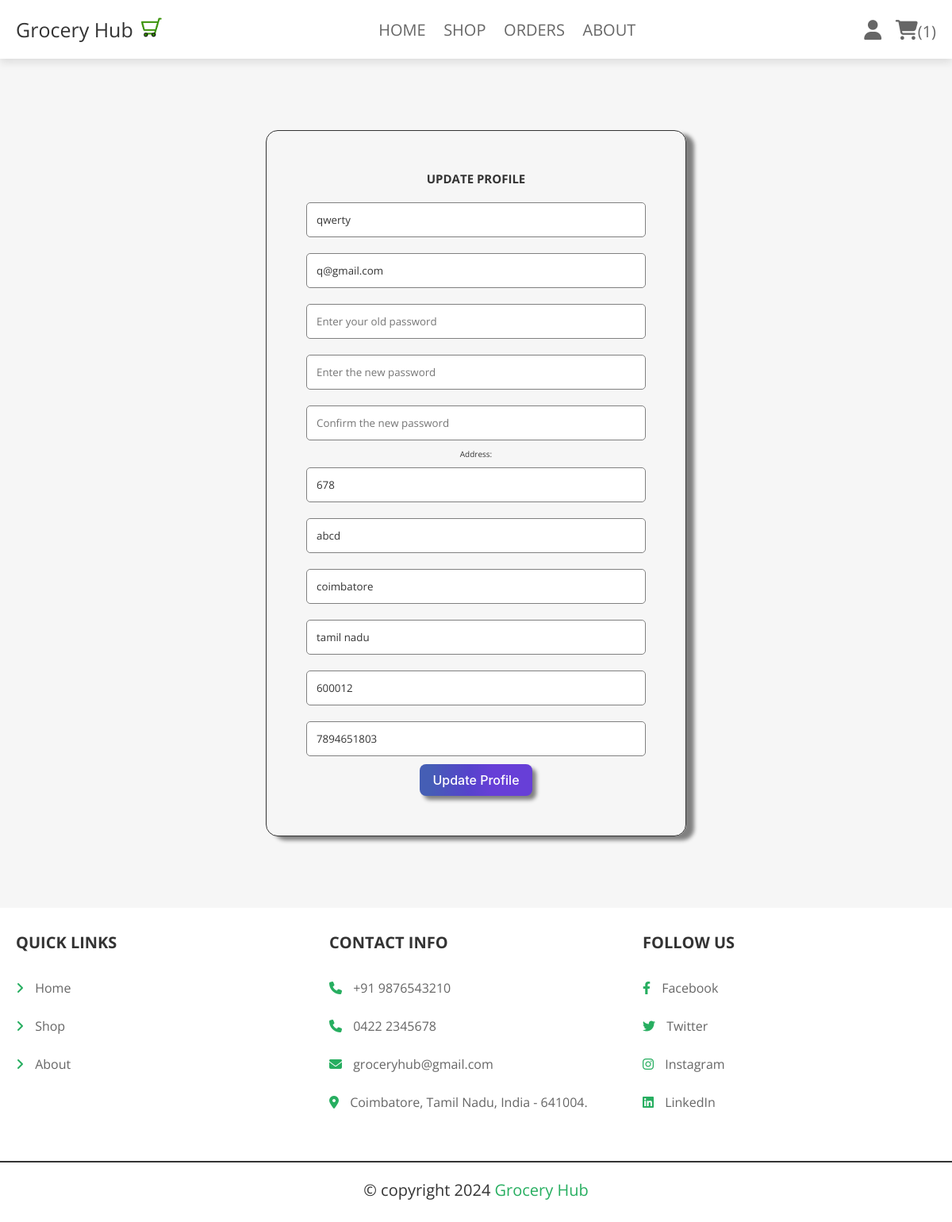
The app's page /user_profile_update.php (signed in) with its own data.
### tables this page shows
CREATE TABLE `users` (
  `id` int(100) NOT NULL,
  `name` varchar(100) NOT NULL,
  `email` varchar(100) NOT NULL,
  `password` varchar(100) NOT NULL,
  `user_type` varchar(20) NOT NULL DEFAULT 'user',
  `addr1` varchar(200) DEFAULT NULL,
  `addr2` varchar(100) DEFAULT NULL,
  `city` varchar(50) DEFAULT NULL,
  `state` varchar(50) DEFAULT NULL,
  `pincode` int(50) DEFAULT NULL,
  `phone` bigint(25) DEFAULT NULL
);

### user_profile_update.php (the view, shortened to what this page needs)
<?php
@include 'config.php';
?>
<!DOCTYPE html>
<html lang="en">
    <head>
        <link rel="stylesheet" href="css/reg_style.css">
        <link rel="stylesheet" href="css/components.css">
        <link rel="stylesheet" href="https://cdnjs.cloudflare.com/ajax/libs/font-awesome/6.1.1/css/all.min.css">
    </head>
    <body>
    <?php include 'header.php'; ?>
        <section class="form-containerU">
            <form action="" enctype="multipart/form-data" method="POST">
                <h3>Update profile</h3>
               <input type="text" name="name" value="<?= $fetch_profile['name']; ?>" placeholder="Update Username" required class="boxU">
               <input type="email" name="email" value="<?= $fetch_profile['email']; ?>" placeholder="Update E-mail" required class="boxU">
               <input type="password" name="update_pass" placeholder="Enter your old password" class="boxU">
               <input type="password" name="new_pass" placeholder="Enter the new password" class="boxU">
               <input type="password" name="confirm_pass" placeholder="Confirm the new password" class="boxU">
               <p>Address:</p>
               <input type="text" name="addr1" value="<?= $fetch_profile['addr1']; ?>" placeholder="Flat Number" class="boxU">
               <input type="text" name="addr2" value="<?= $fetch_profile['addr2']; ?>" placeholder="Street Name" class="boxU">
               <input type="text" name="city" value="<?= $fetch_profile['city']; ?>" placeholder="City" class="boxU">
               <input type="text" name="state" value="<?= $fetch_profile['state']; ?>" placeholder="State" class="boxU">
               <input type="text" name="pin_code" value="<?= $fetch_profile['pincode']; ?>" placeholder="Pincode" class="boxU">
               <input type="text" name="phone" value="<?= $fetch_profile['phone']; ?>" placeholder="Phone Number" class="boxU">
                <input type="submit" class="btnU" value="Update Profile" name="update_profile"> <br>
            </form>
        </section>
        <?php include 'footer.php'; ?>
    </body>
</html>

### css/components.css (style rules this page uses)
:root { --green:#27ae60; --orange:#f39c12; --red:#e74c3c; --black:#333; --light-color:#666; --white:#fff; --light-bg:#f6f6f6; --border:.2rem solid var(--black); --color-1:#B0C4DE; --color-2: #E1EBEE; --box-shadow:0 .5rem 1rem rgba(0,0,0,.1); }
* { font-family: 'Open Sans', sans-serif; margin:0; padding:0; box-sizing: border-box; outline: none; border:none; text-decoration: none; color:var(--black); }
body { background-color: var(--light-bg); }
html { font-size: 62.5%; overflow-x: hidden; scroll-behavior: smooth; scroll-padding-top: 6.5rem; }
section { padding:3rem 2rem; max-width: 1200px; margin:0 auto; }
.form-containerU { align-items: center; display: flex; justify-content: center; min-height: 100vh; }
.form-containerU form { text-align: center; width: 53rem; padding: 50px; border: 1px solid; border-radius: 15px; margin-top: 60px; margin-bottom: 60px; box-shadow: 10px 5px 5px gray; font-family: 'Open Sans', sans-serif; }
.form-containerU form h3 { font-size: 1.5rem; margin-bottom: 1rem; text-transform: uppercase; }
.form-containerU form .boxU { width: 100%; margin: 1rem 0; border-radius: .5rem; padding: 12px; border: 1px solid gray; }
.form-containerU form .btnU { background-image: linear-gradient(92.88deg, #455EB5 9.16%, #5643CC 43.89%, #673FD7 64.72%); border-radius: 8px; border-style: none; box-sizing: border-box; color: #FFFFFF; cursor: pointer; flex-shrink: 0; font-family: "Inter UI","SF Pro Display",-apple-system,BlinkMacSystemFont,"Segoe UI",Roboto,Oxygen,Ubuntu,Cantarell,"Open Sans","Helvetica Neue",sans-serif; font-size: 16px; font-weight: 500; height: 4rem; padding: 0 1.6rem; text-align: center; box-shadow: 5px 5px 5px gray; user-select: none; -webkit-user-select: none; touch-action: manipulation; }

### records on screen
users: name "qwerty", email "q@gmail.com", addr1 "678", addr2 "abcd", city "coimbatore", state "tamil nadu", pin_code "600012", phone "7894651803"

### other values on screen
$count_cart_items->rowCount() "1"
